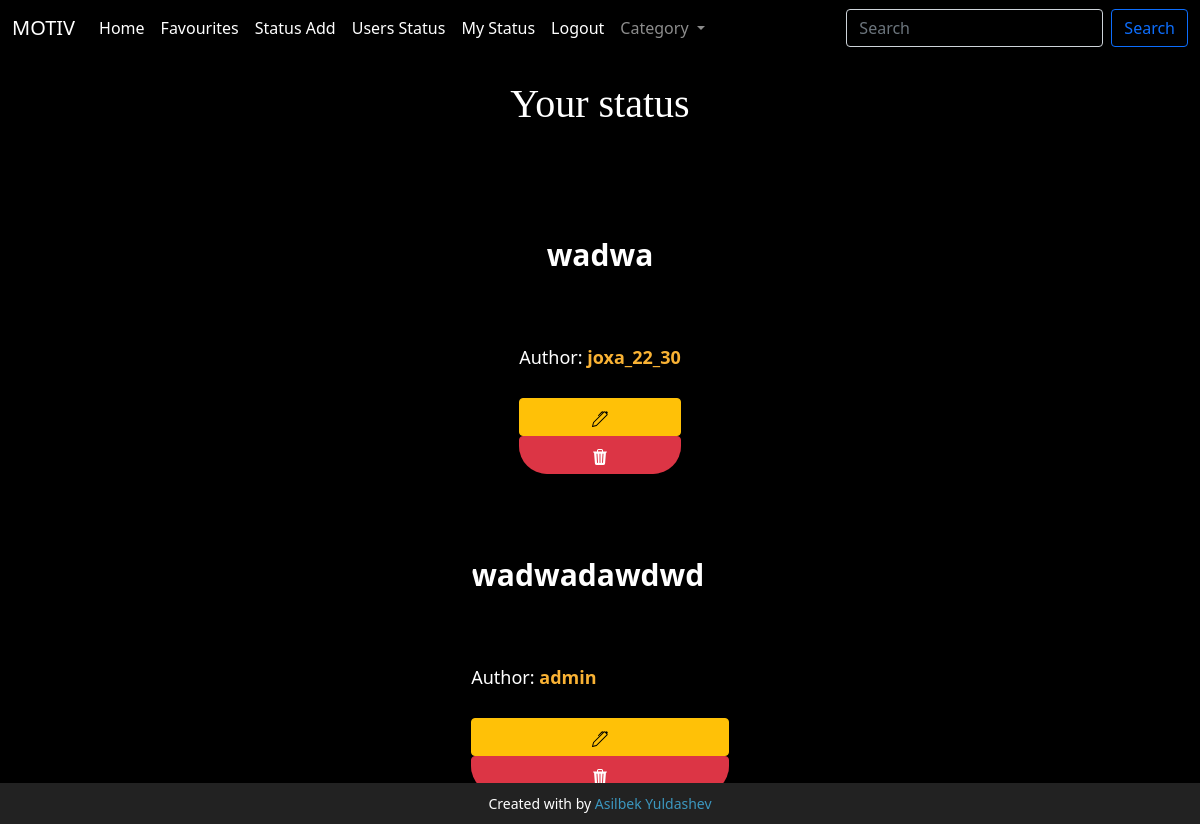
Page /my_status/ on the earlier database version.
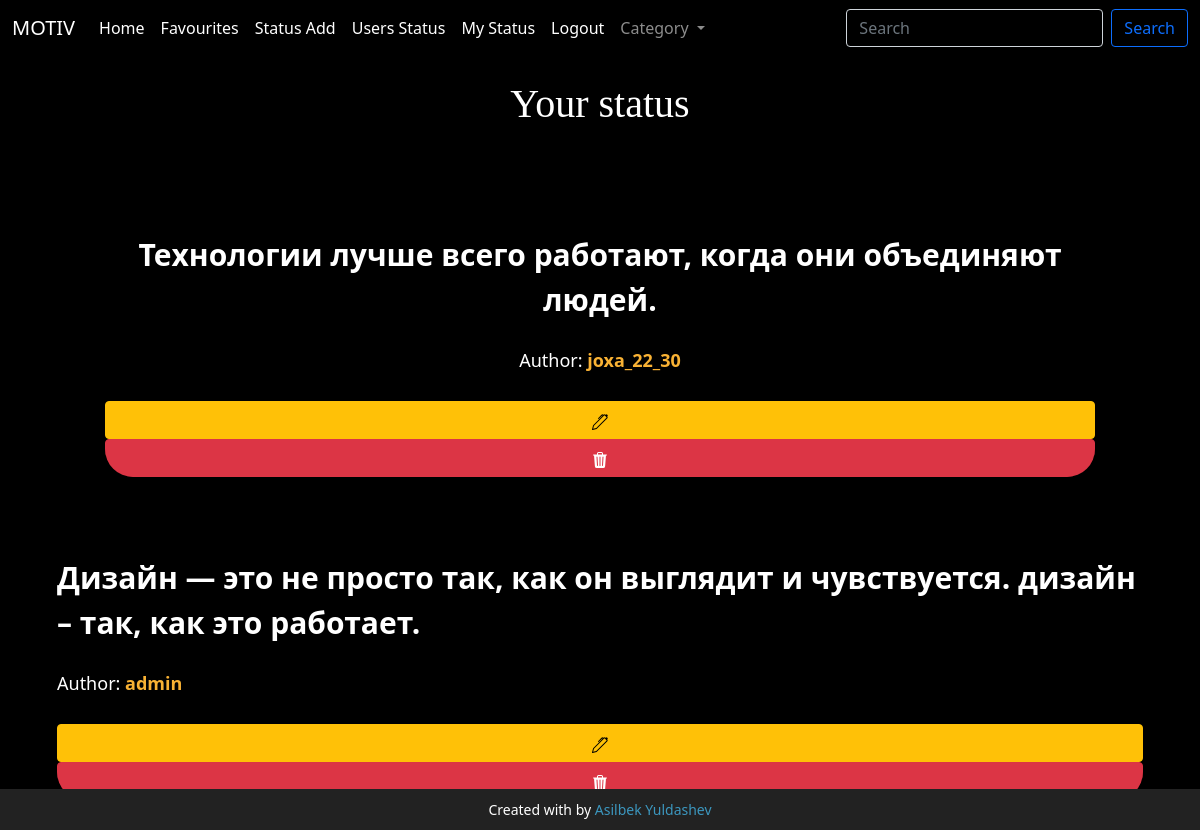
Same page on the later database version.
### main/models.py (models this page shows, shortened)
class StatusUser(models.Model):
    text = models.TextField()
    author = models.ForeignKey(User, on_delete=models.CASCADE)

class User(AbstractUser):
    img = models.ImageField(upload_to="images/")
    count = models.BooleanField(default=True)

### main/views.py (the view)
# urls.py: path('my_status/',my_status,name="my_status"),
def my_status(request):
    status = StatusUser.objects.filter(author__username__icontains=request.user.username)
    category = Category.objects.all()
    ctx = {
        'status':status,
        'category':category
    }
    return render(request,'my_status.html',ctx)

### template/my_status.html (shortened to what the changed rows need)
{% load static %}
{% load hitcount_tags %}
<!doctype html>
<html lang="en">
<head>
    <link href="https://cdn.jsdelivr.net/npm/bootstrap@5.1.0/dist/css/bootstrap.min.css" rel="stylesheet"
>
    <link rel="stylesheet" href="{% static 'salom.css' %}">
</head>
<body>
<h1 class="text-center text-white mt-4" style="font-family: cursive">Your status</h1>
<link rel="stylesheet" href="https://use.fontawesome.com/releases/v5.7.0/css/all.css"
>
<div style="display: flex; flex-direction: column; justify-content: center; align-items: center">
<div>
<div style="" class="container">
    {% if search %}
    <div class="ag-format-container">
        <div class="ag-courses_box">
            {% for i in status %}
            <div class="ag-courses_item">
                <a href="{% url 'status' i.id %}" class="ag-courses-item_link">
                    <div class="ag-courses-item_bg">
                    </div>
                    <div class="ag-courses-item_title">
                        <span>{{ i.text|slice:45 }}</span>
                    </div>
                    <div class="ag-courses-item_date-box">
                        Author:
                        <span class="ag-courses-item_date">
              {{ i.author }} </span>
                        <br>
                        <svg xmlns="http://www.w3.org/2000/svg" width="16" height="16" fill="currentColor"
                             class="bi bi-eye-fill" viewBox="0 0 16 16">
                            <path d="M10.5 8a2.5 2.5 0 1 1-5 0 2.5 2.5 0 0 1 5 0"/>
                            <path d="M0 8s3-5.5 8-5.5S16 8 16 8s-3 5.5-8 5.5S0 8 0 8m8 3.5a3.5 3.5 0 1 0 0-7 3.5 3.5 0 0 0 0 7"/>
                        </svg>
                        : {% get_hit_count for i %}
                    </div>
            </div>
            </a>
        </div>
    </div>
    {% endfor %}
    {% else %}
  <div class="mt-5" style="padding: 3rem ; text-align: center">
{% for i in status %}
        <div class="ag-courses_item">
            <div class="ag-courses-item_title">
                <span>{{ i.text }}</span>
            </div>
            <div class="ag-courses-item_date-box">
                Author:
                <span class="ag-courses-item_date">
              {{ i.author }} </span>
                <br>
                <br>
                <a href="{% url 'edit' i.id %}" class="btn btn-warning w-100"></a>
             <a data-bs-toggle="modal" data-bs-target="#exampleModal"  class="btn btn-danger w-100">
                </a>
            </div>
        </div>
    </div>
{% endfor %}
            </div>
    {% endif %}
</body>
</html>

Differences in the rows shown:
removed StatusUser: text "wadwadawdwd", author "admin"
changed StatusUser "joxa_22_30": text "wadwa" → "Технологии лучше всего работают, когда они объединяют людей."
added StatusUser: text "Дизайн — это не просто так, как он выглядит и чувствуется. дизайн – так, как это работает.", author "admin"
